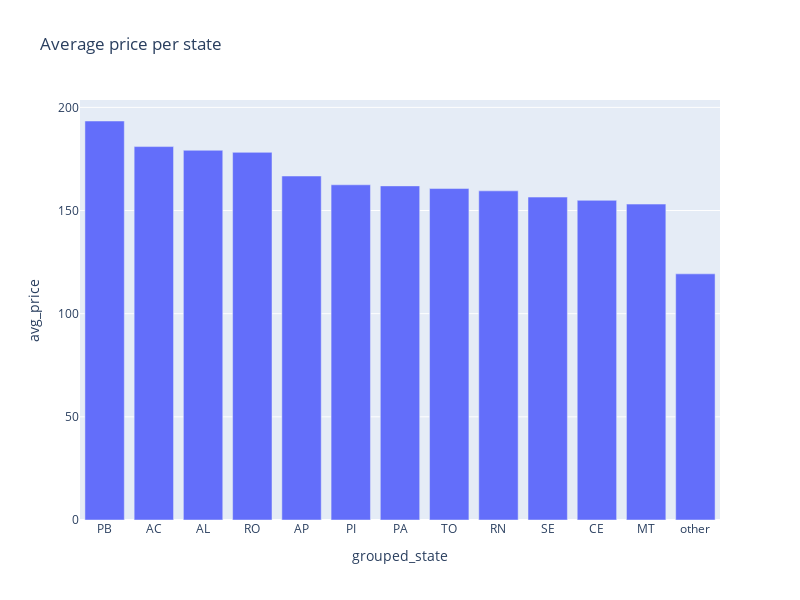

The notebook cell saved with this chart:
### Code cell
avg_price_by_state = _read_sql("avg_price_by_state_view")
fig = px.bar(
    avg_price_by_state, 
    x="grouped_state", 
    y="avg_price", 
    title="Average price per state",
    width=800,
    height=600
)
fig.show()

### Figure 1 — Plotly figure (JSON) as saved in the notebook; plotly's stock layout.template omitted (floating-point values rounded to 4 significant figures)
{"data": [{"hovertemplate": "grouped_state=%{x}<br>avg_price=%{y}<extra></extra>", "legendgroup": "", "marker": {"color": "#636efa", "pattern": {"shape": ""}}, "name": "", "orientation": "v", "showlegend": false, "textposition": "auto", "type": "bar", "x": ["PB", "AC", "AL", "RO", "AP", "PI", "PA", "TO", "RN", "SE", "CE", "MT", "other"], "xaxis": "x", "y": [193.4, 181.0, 179.2, 178.2, 166.7, 162.5, 161.9, 160.6, 159.5, 156.5, 154.9, 153.1, 119.3], "yaxis": "y"}], "layout": {"barmode": "relative", "height": 600, "legend": {"tracegroupgap": 0}, "title": {"text": "Average price per state"}, "width": 800, "xaxis": {"anchor": "y", "domain": [0, 1], "title": {"text": "grouped_state"}}, "yaxis": {"anchor": "x", "domain": [0, 1], "title": {"text": "avg_price"}}}}
